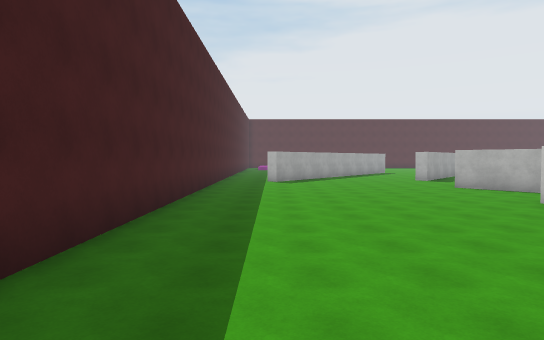
View 1 (above)

21 first-person views from a walk through a 3-D level made in the Unity game engine. The camera is 1.5 m above the floor, tilts 2° down and sees 75° across. The floor is counted in squares, 2 m on a side. Each view is taken from the middle of a square. On the plan, view 1 faces up. The plan holds only what a view shows up to about 11 squares ahead; the rest is blank. The place goes on beyond the plan. Surface patterns are stand-ins for the level's own textures.

View 2
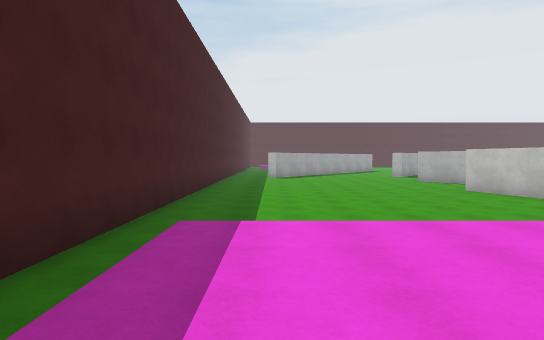

View 3
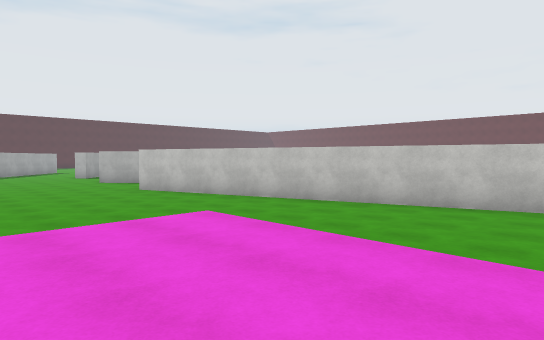

View 4
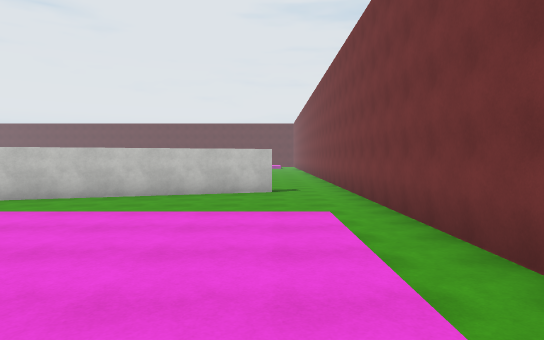

View 5
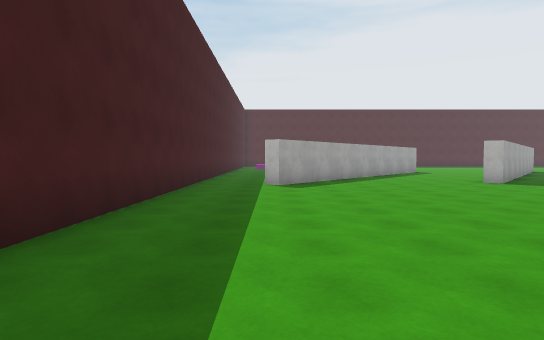

View 6
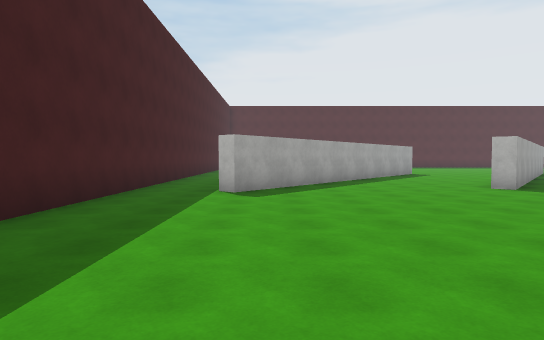

View 7
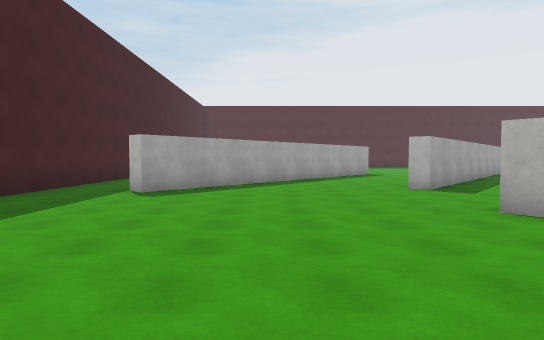

View 8
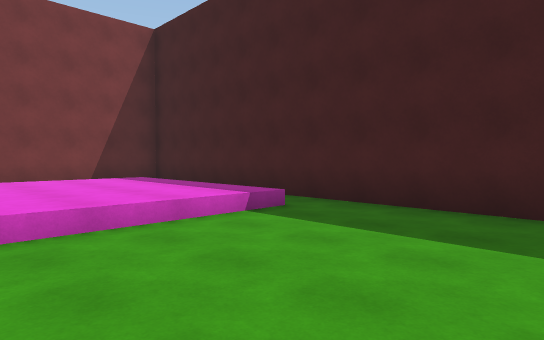

View 9
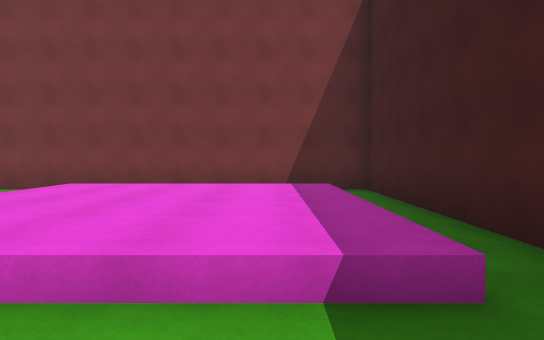

View 10
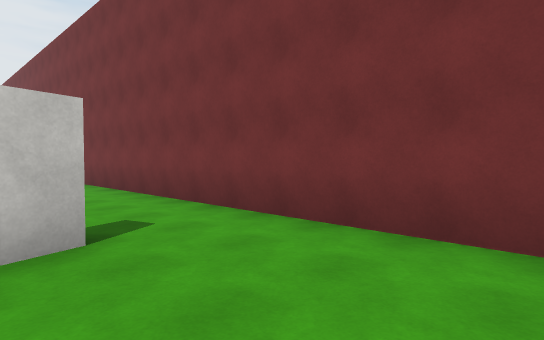

View 11
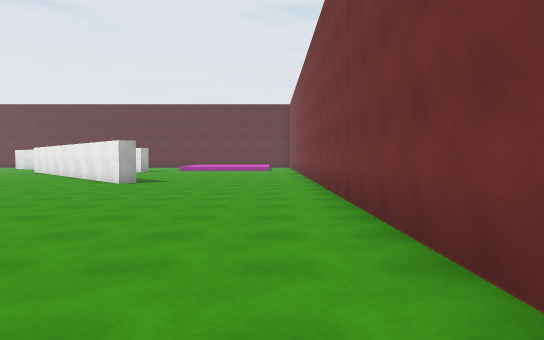

View 12
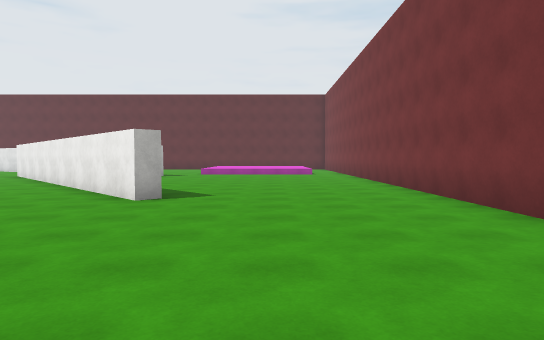

View 13
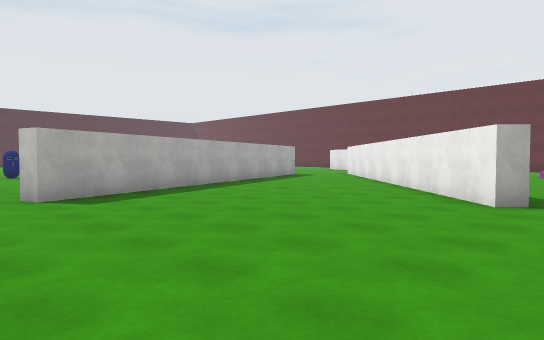

View 14
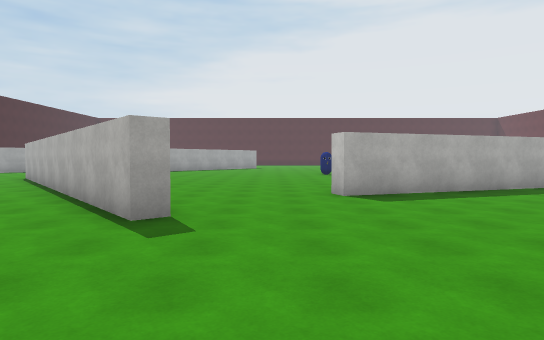

View 15
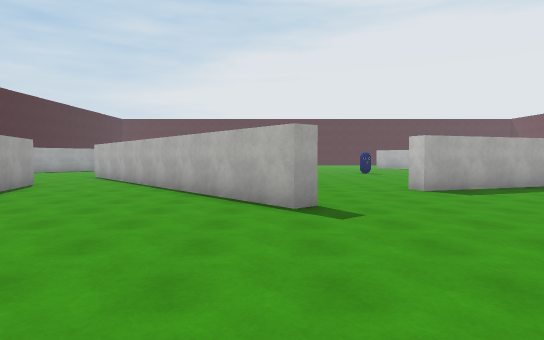

View 16
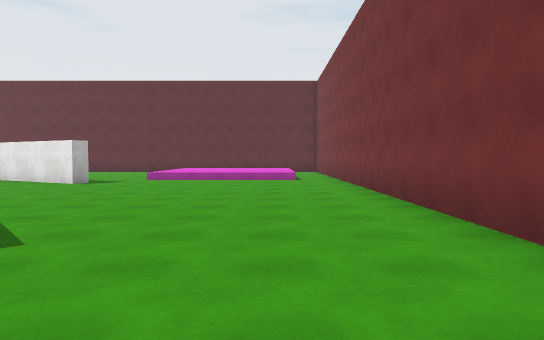

View 17
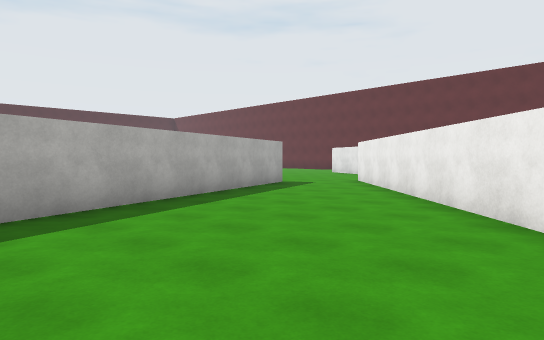

View 18
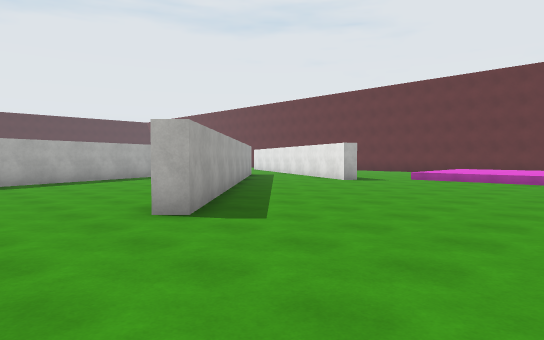

View 19
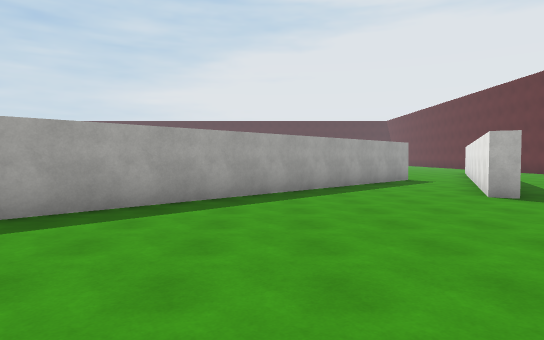

View 20
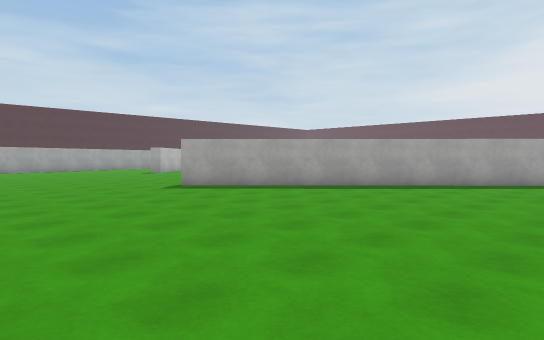

View 21
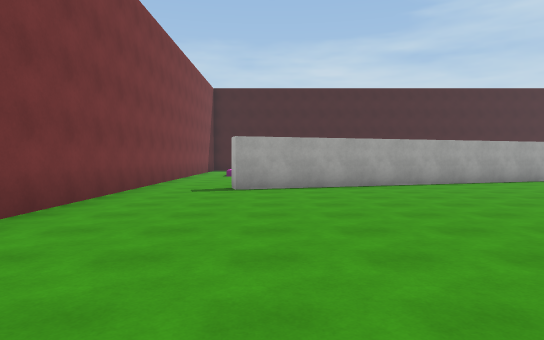

### Floor plan
Key: @ floor where view 1 was taken; # wall or solid block; . main floor; : floor 0.5 m higher than the main floor; / step, stairs or slope.
Columns run from 3 left of view 1 to 30 right of it. Each row starts with its distance up from view 1.
 18 #..   #.... #
 17 #..  ##....##
 16 #...##....##.
 15 #..##.......
 14 #...........
 13 #..........
 12 #.........#
 11 #.........#
 10 #.........##   ......         #
  9 #..........##  ......      ####
  8 #...........##  .....   ####....#
  7 #........#...## .....####......##.
  6 #........##...# ....##........##..
  5 #.........#...##.............##...
  4 #.........#....##...........##...#
  3 #.........##...............##....#
  2 #..........#..............##......
  1 #.//////...#.............##.......
  0 #./@:::/...##............#........
 -1 #./::::/....#.....................
 -2 #./::::/....#.....................
 -3 #./::::/..........................
 -4 #.//////..........................
 -5 #.  ..............................
 -6 ##################################

Positions as (right, up) in squares from view 1, and headings:
1: (0, 0), facing up
2: (0, -3), facing up
3: (1, -3), facing up-right
4: (-1, -3), facing right
5: (0, 5), facing up
6: (1, 7), facing up
7: (3, 7), facing up
8: (3, 5), facing down-left
9: (0, 3), facing down
10: (6, -2), facing down-right
11: (11, -4), facing right
12: (15, -2), facing right
13: (15, -1), facing up-right
14: (15, -1), facing up
15: (13, -2), facing up
16: (19, -3), facing right
17: (19, 2), facing up-right
18: (19, -4), facing up-right
19: (25, -4), facing up
20: (30, -5), facing up-left
21: (18, -2), facing left
